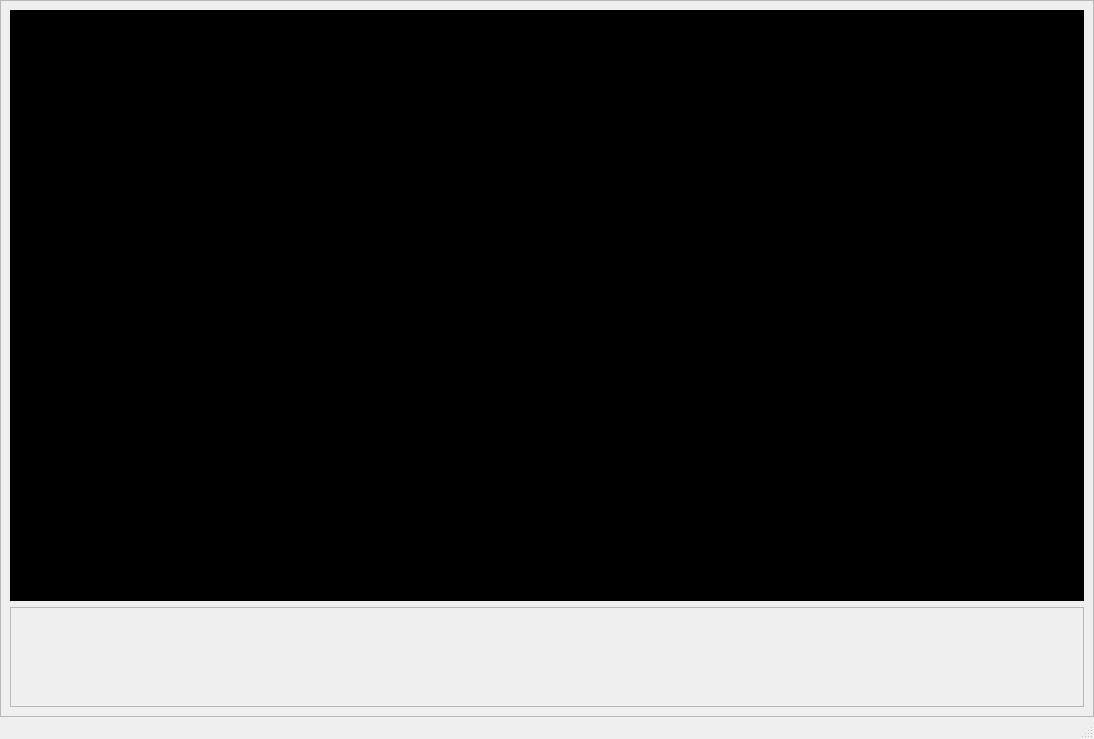
<?xml version="1.0" encoding="UTF-8"?>
<ui version="4.0">
 <class>MainWindow</class>
 <widget class="QMainWindow" name="MainWindow">
  <property name="geometry">
   <rect>
    <x>0</x>
    <y>0</y>
    <width>1094</width>
    <height>739</height>
   </rect>
  </property>
  <property name="windowTitle">
   <string>MainWindow</string>
  </property>
  <widget class="QWidget" name="centralwidget">
   <layout class="QGridLayout" name="gridLayout">
    <property name="leftMargin">
     <number>0</number>
    </property>
    <property name="topMargin">
     <number>0</number>
    </property>
    <property name="rightMargin">
     <number>0</number>
    </property>
    <property name="bottomMargin">
     <number>0</number>
    </property>
    <property name="spacing">
     <number>0</number>
    </property>
    <item row="0" column="0">
     <widget class="QFrame" name="frame">
      <property name="frameShape">
       <enum>QFrame::StyledPanel</enum>
      </property>
      <property name="frameShadow">
       <enum>QFrame::Raised</enum>
      </property>
      <layout class="QVBoxLayout" name="verticalLayout">
       <item>
        <widget class="QFrame" name="frame_2">
         <property name="styleSheet">
          <string notr="true">background-color:#000;</string>
         </property>
         <property name="frameShape">
          <enum>QFrame::StyledPanel</enum>
         </property>
         <property name="frameShadow">
          <enum>QFrame::Raised</enum>
         </property>
         <layout class="QGridLayout" name="gridLayout_2">
          <item row="0" column="0">
           <widget class="QLabel" name="label">
            <property name="text">
             <string>TextLabel</string>
            </property>
           </widget>
          </item>
         </layout>
        </widget>
       </item>
       <item>
        <widget class="QFrame" name="frame_time_line">
         <property name="minimumSize">
          <size>
           <width>0</width>
           <height>100</height>
          </size>
         </property>
         <property name="maximumSize">
          <size>
           <width>16777215</width>
           <height>100</height>
          </size>
         </property>
         <property name="frameShape">
          <enum>QFrame::StyledPanel</enum>
         </property>
         <property name="frameShadow">
          <enum>QFrame::Raised</enum>
         </property>
        </widget>
       </item>
      </layout>
     </widget>
    </item>
   </layout>
  </widget>
  <widget class="QMenuBar" name="menubar">
   <property name="geometry">
    <rect>
     <x>0</x>
     <y>0</y>
     <width>1094</width>
     <height>22</height>
    </rect>
   </property>
  </widget>
  <widget class="QStatusBar" name="statusbar"/>
 </widget>
 <resources/>
 <connections/>
</ui>
